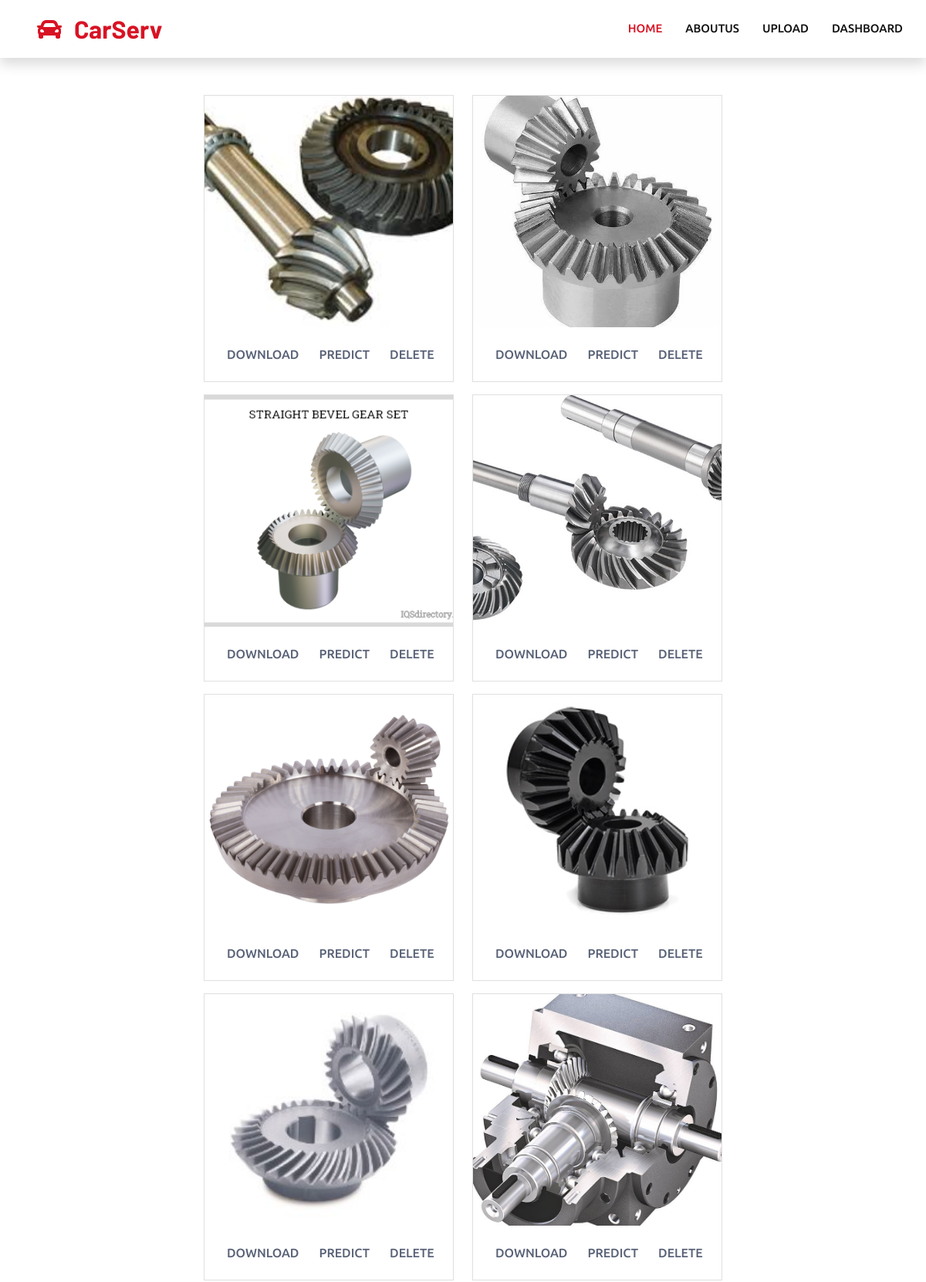
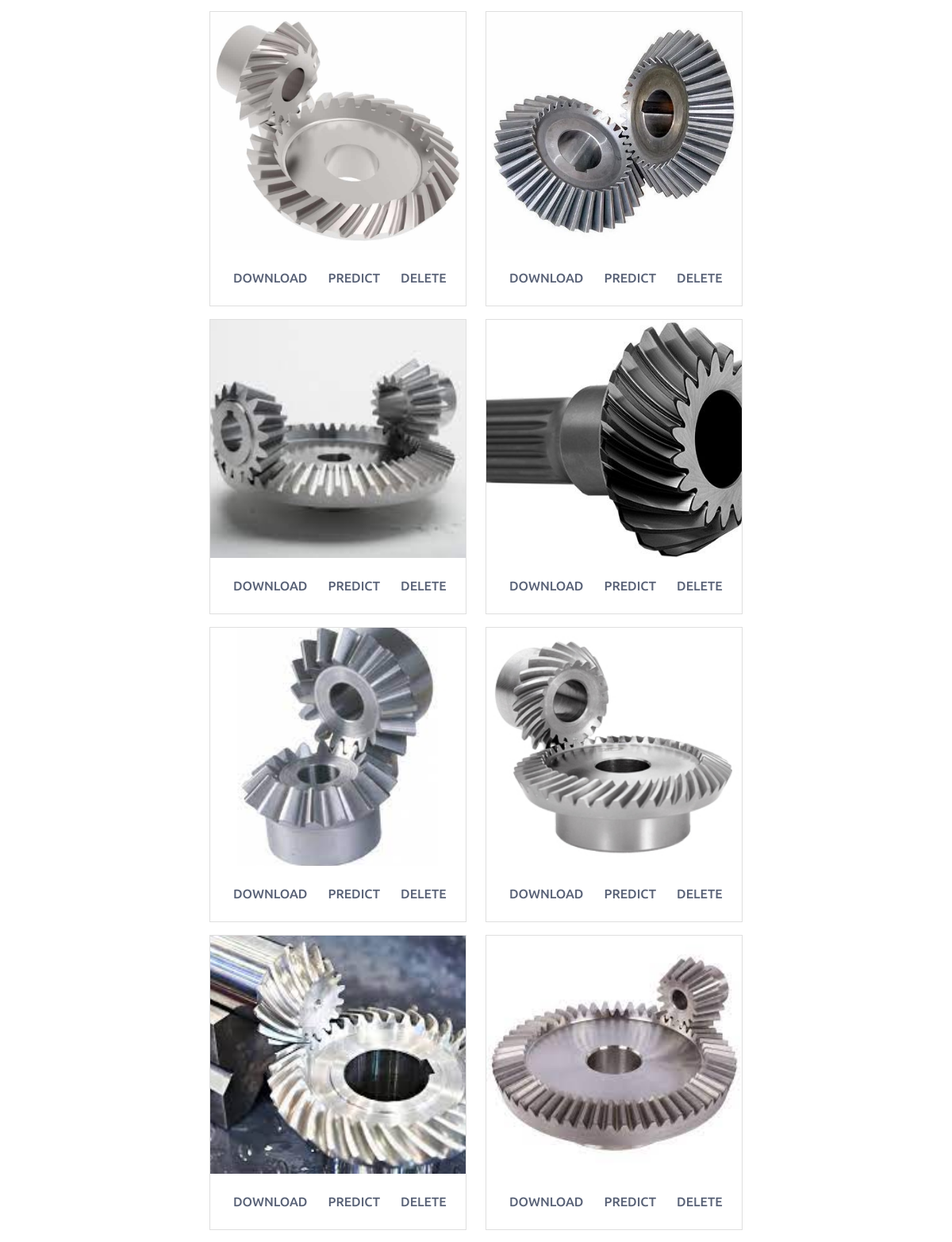
Screenshot of /uploads/all (upper part) with the database file from the repository (2 pictures, top to bottom).
### database.py (models this page shows, shortened)
class AutomobileImage(Base):
    __tablename__ = 'automobile_images'
    id = Column(Integer, primary_key=True)
    path = Column(String(255), nullable=False)
    name = Column(String(255), nullable=False)
    created_at = Column(DateTime, default=datetime.now)
    updated_at = Column(DateTime, default=datetime.now, onupdate=datetime.now)
    class Meta:
        ordering = ('-created_at',)

### app.py (the view)
@app.route('/uploads/all')
def all_uploads():
    automobiles = db_get_all(AutomobileImage)
    return render_template('list.html', images=automobiles)

### database.py (called while the page is built)
def opendb():
    engine = create_engine(DB_URL, echo=True)
    Base.metadata.create_all(engine)
    session_factory = sessionmaker(bind=engine)
    Session = scoped_session(session_factory)
    return Session()

### db_helper.py (called while the page is built)
def db_get_all(cls):
    session = opendb()
    objs = session.query(cls).all()
    session.close()
    return objs

### templates/list.html (shortened to what this page needs)
{% extends 'base.html' %}
{% block content %}
{% include "navbar.html" %}
<div class="container">
    <div class="row">
        <div class="col-md-8 mx-auto my-5">
            <div class="container-fluid">
                <div class="row">
                    {% for image in images %}
                    <div class="col-md-6 mb-3">
                        <div class="card">
                            <img class="card-img-top" src="/{{image.path}}" alt="">
                            <div class="card-body">
                                <div class="d-flex justify-content-between">
                                    <a href="/{{image.name}}/view" class="btn" download>Download</a>
                                    <a href="/{{image.name}}/predict" class="btn" download>Predict</a>
                                    <a href="/{{image.name}}/delete" class="btn">Delete</a>
                                </div>
                            </div>
                        </div>
                    </div>
                    {% endfor %}
                </div>
            </div>
        </div>
    </div>
</div>
{% endblock %}

### templates/base.html (shortened to what this page needs)
<!doctype html>
<html lang="en">
<head>
 <link href="https://cdn.jsdelivr.net/npm/bootstrap@5.2.1/dist/css/bootstrap.min.css" rel="stylesheet"
>
  <link rel="stylesheet" href="https://cdnjs.cloudflare.com/ajax/libs/font-awesome/5.15.4/css/all.min.css">
  <link rel="stylesheet" href="https://cdnjs.cloudflare.com/ajax/libs/lightbox2/2.11.4/css/lightbox.min.css" />
  <link href="https://cdn.jsdelivr.net/npm/bootstrap-icons@1.4.1/font/bootstrap-icons.css" rel="stylesheet">
  <link href="/static/lib/animate/animate.min.css" rel="stylesheet">
  <link href="/static/lib/owlcarousel/assets/owl.carousel.min.css" rel="stylesheet">
  <link href="/static/lib/tempusdominus/css/tempusdominus-bootstrap-4.min.css" rel="stylesheet" />
  <link href="/static/css/bootstrap.min.css" rel="stylesheet">
  <link href="/static/css/style.css" rel="stylesheet">
</head>
<body>
  <main>
    {% block content %}{% endblock %}
  </main>
</body>
</html>

### templates/navbar.html (shortened to what this page needs)
 <nav class="navbar navbar-expand-lg bg-white navbar-light shadow sticky-top p-0">
    <a href="index.html" class="navbar-brand d-flex align-items-center px-4 px-lg-5">
        <h2 class="m-0 text-primary"><i class="fa fa-car me-3"></i>CarServ</h2>
    </a>
    <div class="collapse navbar-collapse" id="navbarCollapse">
        <div class="navbar-nav ms-auto p-4 p-lg-0">
            <a class="nav-link active" href="/" aria-current="page">Home <span class="visually-hidden">(current)</span></a>
            <a class="nav-link" href="aboutus">Aboutus</a>
            <a class="nav-link" href="/upload">Upload</a>
            <a class="nav-link" href="/uploads/all">Dashboard</a>
        </div>
    </div>
</nav>

### static/css/style.css (style rules this page uses)
:root { --primary: #D81324; --secondary: #0B2154; --light: #F2F2F2; --dark: #111111; }
.btn { font-weight: 500; text-transform: uppercase; transition: .5s; }
.navbar-light .navbar-nav .nav-link { margin-right: 30px; padding: 25px 0; color: #FFFFFF; font-size: 15px; text-transform: uppercase; outline: none; }
.navbar-light .navbar-nav .nav-link:hover, .navbar-light .navbar-nav .nav-link.active { color: var(--primary); }
.navbar-light .navbar-brand, .navbar-light a.btn { height: 75px; }
.navbar-light .navbar-nav .nav-link { color: var(--dark); font-weight: 500; }
.navbar-light.sticky-top { top: -100px; transition: .5s; }

### templates/list.html (style rules this page uses)
.card-img-top { height: 300px; object-fit: cover; }

### rows the page displays
AutomobileImage: shows a picture
AutomobileImage: shows a picture
AutomobileImage: shows a picture
AutomobileImage: shows a picture
AutomobileImage: shows a picture
AutomobileImage: shows a picture
AutomobileImage: shows a picture
AutomobileImage: shows a picture
AutomobileImage: shows a picture
AutomobileImage: shows a picture
AutomobileImage: shows a picture
AutomobileImage: shows a picture
AutomobileImage: shows a picture
AutomobileImage: shows a picture
AutomobileImage: shows a picture
AutomobileImage: shows a picture
